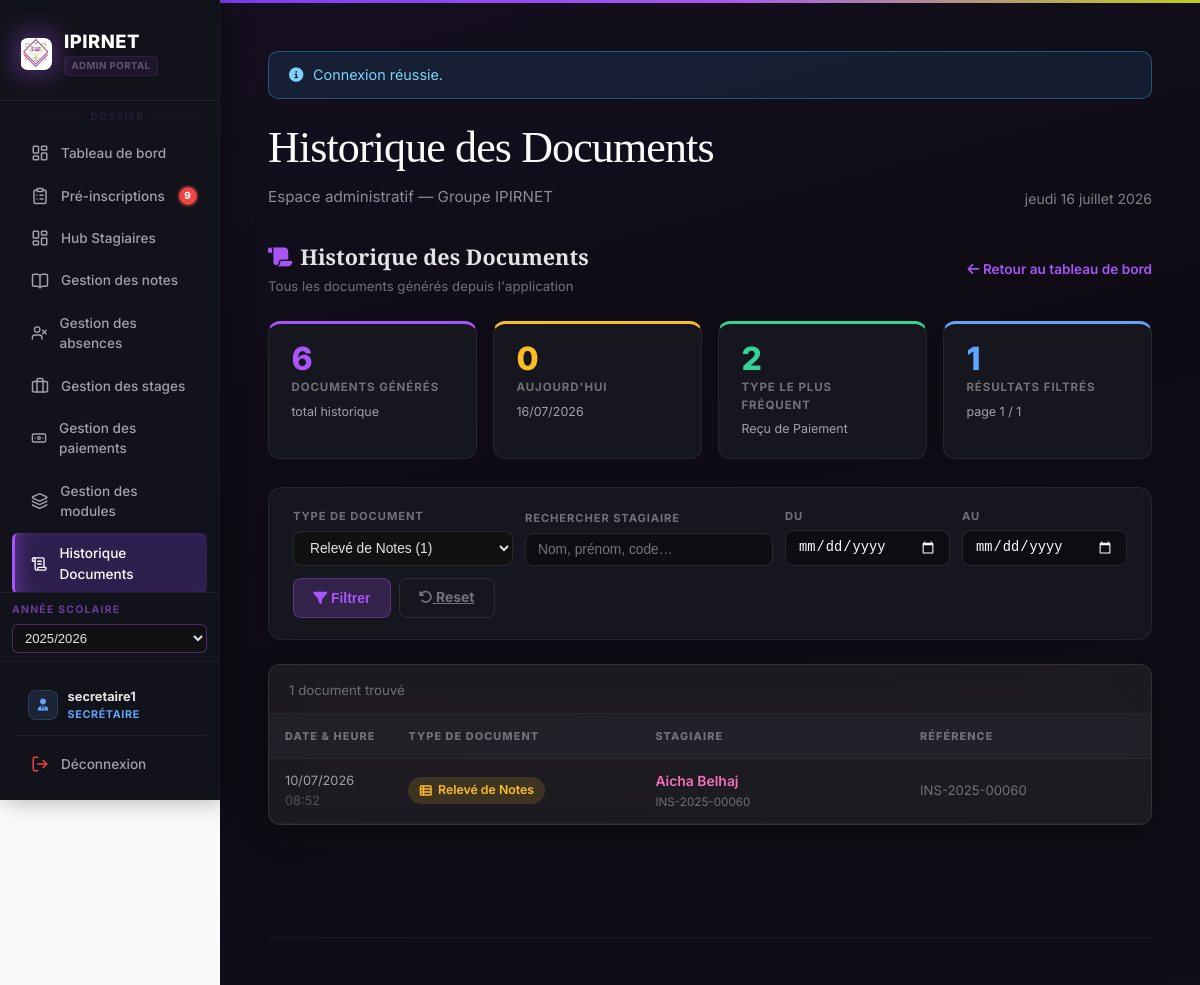
The app's page /gestion_des_stagiaires/historique_documents.php?type=releve_notes (signed in), older data.
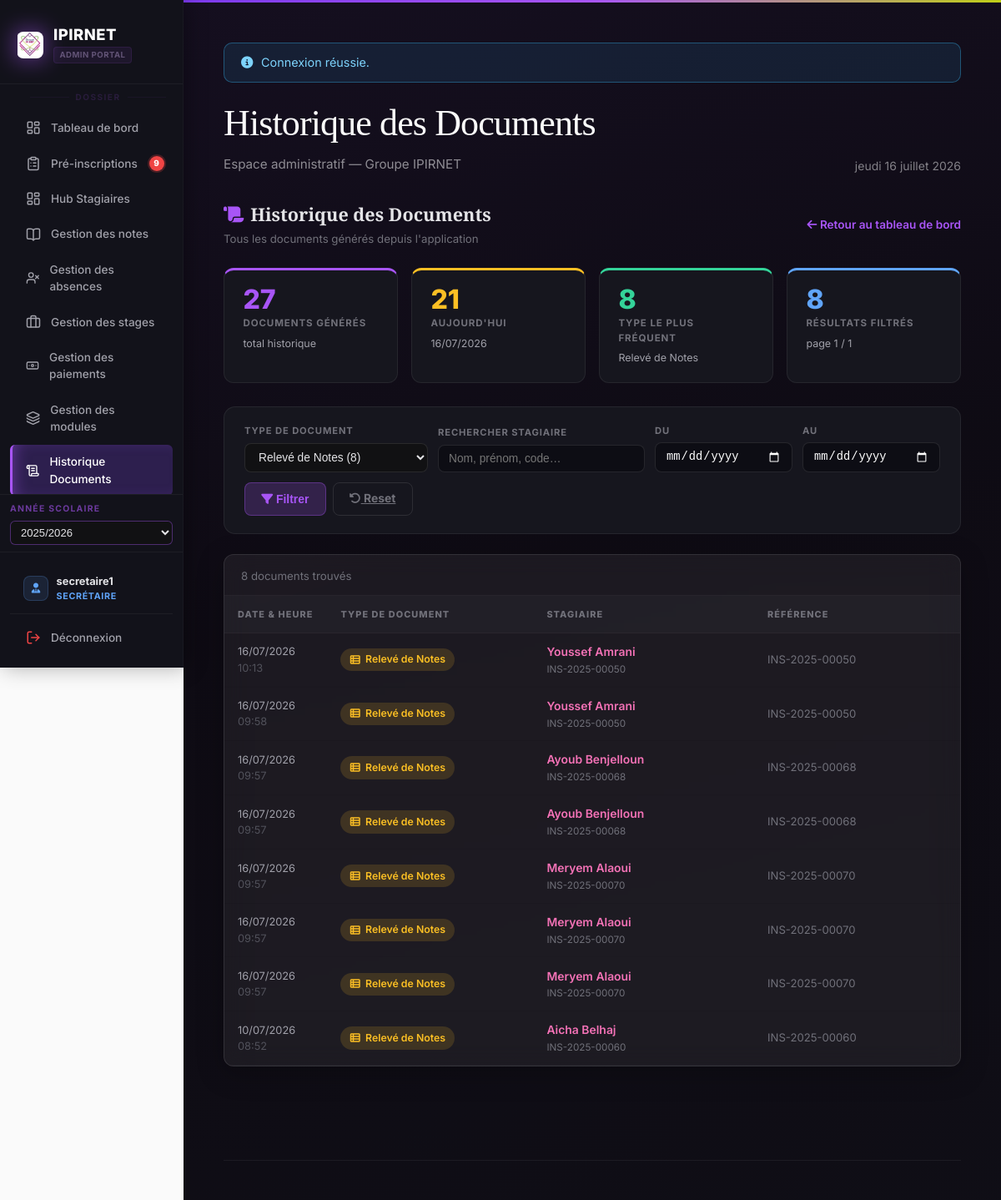
The same page, newer data.
### tables this page shows
CREATE TABLE `documents_generes` (
  `id_gen` int(10) UNSIGNED NOT NULL,
  `type_document` enum('certificat_scolarite','billet_excuse','etat_mensualites','releve_notes','bulletin','attestation_reussite','convention_stage','fiche_inscription','recu_paiement','fiche_preinscription','liste_stagiaires','etat_paiement','rapport_individuel','etat_paiements_annuel','autre') NOT NULL DEFAULT 'autre',
  `id_stagiaire` int(10) UNSIGNED NOT NULL,
  `reference` varchar(64) DEFAULT NULL,
  `genere_le` datetime NOT NULL DEFAULT current_timestamp()
);

CREATE TABLE `stagiaires` (
  `id_stagiaire` int(10) UNSIGNED NOT NULL,
  `num_inscri` varchar(32) NOT NULL,
  `cin` varchar(8) DEFAULT NULL,
  `nom` varchar(100) NOT NULL,
  `prenom` varchar(100) NOT NULL,
  `date_naissance` date DEFAULT NULL,
  `adresse` varchar(512) DEFAULT NULL,
  `email` varchar(255) DEFAULT NULL,
  `telephone` varchar(15) DEFAULT NULL,
  `telephone_parent` varchar(15) DEFAULT NULL COMMENT 'CDC fiche inscription',
  `nom_tuteur` varchar(255) DEFAULT NULL COMMENT 'Père ou tuteur',
  `sexe` varchar(1) NOT NULL DEFAULT 'M' COMMENT 'M = Masculin, F = Féminin',
  `photo` varchar(512) DEFAULT NULL,
  `date_inscription` date NOT NULL,
  `id_classe` int(10) UNSIGNED NOT NULL,
  `created_at` timestamp NOT NULL DEFAULT current_timestamp(),
  `updated_at` timestamp NULL DEFAULT NULL ON UPDATE current_timestamp(),
  `remise_mensuelle` decimal(10,2) NOT NULL DEFAULT 0.00
);

### gestion_des_stagiaires/includes/helpers.php (called while the page is built, shortened)
<?php
function gds_fix_text(string $texte): string
{
    if ($texte === '') {
        return $texte;
    }
    $texte = str_replace("\u{FFFD}", '?', $texte);
    $corrections = [
        "é" => "é",
        "è" => "è",
        "ê" => "ê",
        "ë" => "ë",
        "Sp?cialis?e"        => "Spécialisée",
        "sp?cialis?e"        => "spécialisée",
        "Sp?cialis?"         => "Spécialisé",
        "sp?cialis?"         => "spécialisé",
        "Sp?cialis"          => "Spécialis",
        "sp?cialis"          => "spécialis",
        "T?l?communication"  => "Télécommunication",
        "t?l?communication"  => "télécommunication",
        "T?l?phone"          => "Téléphone",
        "t?l?phone"          => "téléphone",
        "D?veloppement"      => "Développement",
        "d?veloppement"      => "développement",
        "D?velopper"         => "Développer",
        "d?velopper"         => "développer",
        "S?curit?"           => "Sécurité",
        "s?curit?"           => "sécurité",
        "?l?ves"             => "élèves",
        "?l?ve"              => "élève",
        "?tablissement"      => "établissement",
        "g?n?rale"           => "générale",
        "G?n?rale"           => "Générale",
        "g?n?ral"            => "général",
        "G?n?ral"            => "Général",
        "p?riode"            => "période",
        "P?riode"            => "Période",
        "g?n?ration"         => "génération",
        "G?n?ration"         => "Génération",
        "?veloppement"       => "éveloppement",
        "?velopper"          => "évelopper",
        "Donn?es"            => "Données",
        "donn?es"            => "données",
        "R?seau"             => "Réseau",
        "r?seau"             => "réseau",
        "Spécialis?e"        => "Spécialisée",
        "spécialis?e"        => "spécialisée",
        "Spécialis?"         => "Spécialisé",
        "spécialis?"         => "spécialisé",
        "stagi?re"           => "stagiaire",
        "?cole"              => "école",
        "P?dagogie"          => "Pédagogie",
        "p?dagogie"          => "pédagogie",
        "1?re"               => "1ère",
        "2?me"               => "2ème",
        "3?me"               => "3ème",
        "Ann?e"              => "Année",
        "ann?e"              => "année",
        "Â"                  => "",
    ];
    for ($passe = 0; $passe < 4; $passe++) {
        $resultat = strtr($texte, $corrections);
        if ($resultat === $texte) {
            break;
        }
        $texte = $resultat;
    }
    return $texte;
}
function h(string $texte): string
{
    return htmlspecialchars(gds_fix_text($texte), ENT_QUOTES | ENT_SUBSTITUTE, 'UTF-8');
}

### gestion_des_stagiaires/historique_documents.php (the view, shortened to what the rows shown need)
<?php
require __DIR__ . '/includes/bootstrap.php';
function libelleType(string $cleType, array $carteLabelTypes): string
{
    if (isset($carteLabelTypes[$cleType])) {
        return $carteLabelTypes[$cleType];
    }
    return trim($cleType) !== '' ? ucfirst(str_replace('_', ' ', $cleType)) : 'Inconnu';
}
$carteLabelTypes = [
    'certificat_scolarite' => 'Certificat de Scolarité',
    'billet_excuse'        => "Billet d'Excuse",
    'etat_mensualites'     => 'État des Mensualités',
    'fiche_inscription'    => "Fiche d'Inscription",
    'recu_paiement'        => 'Reçu de Paiement',
    'releve_notes'         => 'Relevé de Notes',
    'bulletin'             => 'Bulletin',
    'attestation_reussite' => 'Attestation de Réussite',
    'convention_stage'     => 'Convention de Stage',
    'fiche_preinscription' => 'Fiche de Pré-inscription',
    'liste_stagiaires'     => 'Liste des Stagiaires',
    'etat_paiement'        => 'État de Paiement',
    'rapport_individuel'   => 'Rapport Individuel',
    'autre'                => 'Autre',
];
$carteIconesTypes = [
    'certificat_scolarite' => ['fa-graduation-cap',        'rgba(168,85,247,0.15)',  '#a855f7'],
    'billet_excuse'        => ['fa-file-circle-exclamation','rgba(248,113,113,0.15)','#f87171'],
    'etat_mensualites'     => ['fa-file-invoice-dollar',   'rgba(16,185,129,0.15)',  '#10b981'],
    'fiche_inscription'    => ['fa-user-plus',             'rgba(96,165,250,0.15)',  '#60a5fa'],
    'recu_paiement'        => ['fa-receipt',               'rgba(52,211,153,0.15)',  '#34d399'],
    'releve_notes'         => ['fa-table-list',            'rgba(251,191,36,0.15)',  '#fbbf24'],
    'bulletin'             => ['fa-chart-bar',             'rgba(56,189,248,0.15)',  '#38bdf8'],
    'attestation_reussite' => ['fa-award',                 'rgba(74,222,128,0.15)',  '#4ade80'],
    'convention_stage'     => ['fa-briefcase',             'rgba(192,132,252,0.15)', '#c084fc'],
    'fiche_preinscription' => ['fa-clipboard-list',        'rgba(251,146,60,0.15)',  '#fb923c'],
    'liste_stagiaires'     => ['fa-users',                 'rgba(129,140,248,0.15)', '#818cf8'],
    'etat_paiement'        => ['fa-file-invoice',          'rgba(244,114,182,0.15)', '#f472b6'],
    'rapport_individuel'   => ['fa-file-lines',            'rgba(251,146,60,0.15)',  '#fb923c'],
    'autre'                => ['fa-file',                  'rgba(113,113,122,0.15)', '#71717a'],
];
$iconeParDefaut = ['fa-file', 'rgba(113,113,122,0.15)', '#71717a'];
$filtreType      = trim((string)($_GET['type'] ?? ''));
$pageCourante = max(1, (int)($_GET['p'] ?? 1));
$parPage      = 40;
$conditionsSql = ['1=1'];
$parametresSql = [];
if ($filtreType !== '') {
    $conditionsSql[] = 'd.type_document = ?';
    $parametresSql[] = $filtreType;
}
$clauseWhere = implode(' AND ', $conditionsSql);
$reqNombreTotal = $pdo->prepare(
    "SELECT COUNT(*)
       FROM documents_generes d
       JOIN stagiaires s ON s.id_stagiaire = d.id_stagiaire
      WHERE $clauseWhere"
);
$reqNombreTotal->execute($parametresSql);
$totalFiltres = (int)$reqNombreTotal->fetchColumn();
$totalPages   = max(1, (int)ceil($totalFiltres / $parPage));
$pageCourante = min($pageCourante, $totalPages);
$decalage     = ($pageCourante - 1) * $parPage;
$reqDocuments = $pdo->prepare(
    "SELECT d.id_gen, d.type_document, d.reference, d.genere_le,
            s.id_stagiaire, s.nom, s.prenom, s.num_inscri
       FROM documents_generes d
       JOIN stagiaires s ON s.id_stagiaire = d.id_stagiaire
      WHERE $clauseWhere
      ORDER BY d.id_gen DESC
      LIMIT $parPage OFFSET $decalage"
);
$reqDocuments->execute($parametresSql);
$listeDocuments = $reqDocuments->fetchAll();
require __DIR__ . '/includes/header.php';
?>
<div class="hist-shell">
    <div style="display:flex;align-items:center;justify-content:space-between;flex-wrap:wrap;gap:1rem;margin-bottom:1.5rem;">
        <div>
            <h1 style="font-size:1.35rem;font-weight:800;color:#e4e4e7;margin:0 0 0.2rem;">
                <i class="fa-solid fa-scroll" style="color:#a855f7;margin-right:0.5rem;"></i>Historique des Documents
            </h1>
        </div>
    </div>
    <div class="card" style="padding:0;overflow:hidden;">
        <?php if (empty($listeDocuments)): ?>
        <div class="hist-empty">
            <i class="fa-solid fa-scroll"></i>
            Aucun document trouvé pour ces critères.
        </div>
        <?php else: ?>
        <div class="hist-table-wrap">
            <table class="hist-table">
                <thead>
                    <tr>
                        <th style="width:14%;">Date &amp; heure</th>
                        <th style="width:28%;">Type de document</th>
                        <th style="width:30%;">Stagiaire</th>
                        <th>Référence</th>
                    </tr>
                </thead>
                <tbody>
                <?php foreach ($listeDocuments as $doc):
                    $cleType         = (string)$doc['type_document'];
                    $libelleDocument = libelleType($cleType, $carteLabelTypes);
                    $icone           = $carteIconesTypes[$cleType] ?? $iconeParDefaut;
                    $urlHubStagiaire = 'stagiaires.php?id=' . (int)$doc['id_stagiaire'];
                    $dateGeneration  = strtotime((string)$doc['genere_le']);
                ?>
                <tr>
                    <td style="color:#a1a1aa;font-size:0.8rem;white-space:nowrap;">
                        <?= date('d/m/Y', $dateGeneration) ?><br>
                        <span style="color:#52525b;"><?= date('H:i', $dateGeneration) ?></span>
                    </td>
                    <td>
                        <span class="doc-type-badge" style="background:<?= $icone[1] ?>;color:<?= $icone[2] ?>;">
                            <i class="fa-solid <?= $icone[0] ?>" style="font-size:0.75rem;"></i>
                            <?= h($libelleDocument) ?>
                        </span>
                    </td>
                    <td>
                        <a href="<?= $urlHubStagiaire ?>" class="stag-link" target="_blank">
                            <?= h(trim($doc['prenom'] . ' ' . $doc['nom'])) ?>
                        </a>
                        <?php if (!empty($doc['num_inscri'])): ?>
                        <div class="num-inscri"><?= h((string)$doc['num_inscri']) ?></div>
                        <?php endif; ?>
                    </td>
                    <td style="color:#71717a;font-size:0.82rem;">
                        <?= $doc['reference'] !== null
                            ? h((string)$doc['reference'])
                            : '<span style="color:#3f3f46;">—</span>' ?>
                    </td>
                </tr>
                <?php endforeach; ?>
                </tbody>
            </table>
        </div>
        <?php endif; ?>
    </div>
</div>
<?php require __DIR__ . '/includes/footer.php'; ?>

Row changes from the older to the newer data that the page shows:
added documents_generes: genere_le "16/07/2026", genere_le "10:13", type_document "Relevé de Notes", id_stagiaire.nom "Youssef Amrani", id_stagiaire.num_inscri "INS-2025-00050", reference "INS-2025-00050"
added documents_generes: genere_le "16/07/2026", genere_le "09:58", type_document "Relevé de Notes", id_stagiaire.nom "Youssef Amrani", id_stagiaire.num_inscri "INS-2025-00050", reference "INS-2025-00050"
added documents_generes: genere_le "16/07/2026", genere_le "09:57", type_document "Relevé de Notes", id_stagiaire.nom "Ayoub Benjelloun", id_stagiaire.num_inscri "INS-2025-00068", reference "INS-2025-00068"
added documents_generes: genere_le "16/07/2026", genere_le "09:57", type_document "Relevé de Notes", id_stagiaire.nom "Ayoub Benjelloun", id_stagiaire.num_inscri "INS-2025-00068", reference "INS-2025-00068"
added documents_generes: genere_le "16/07/2026", genere_le "09:57", type_document "Relevé de Notes", id_stagiaire.nom "Meryem Alaoui", id_stagiaire.num_inscri "INS-2025-00070", reference "INS-2025-00070"
added documents_generes: genere_le "16/07/2026", genere_le "09:57", type_document "Relevé de Notes", id_stagiaire.nom "Meryem Alaoui", id_stagiaire.num_inscri "INS-2025-00070", reference "INS-2025-00070"
added documents_generes: genere_le "16/07/2026", genere_le "09:57", type_document "Relevé de Notes", id_stagiaire.nom "Meryem Alaoui", id_stagiaire.num_inscri "INS-2025-00070", reference "INS-2025-00070"
Text that changed along with them:
$totalDocuments: "6" → "27"
$documentsAujourdhui: "0" → "21"
$nombreTypePlusFrequent: "2" → "8"
libelleType($codeTypePlusFrequent, $carteLabelTypes): "Reçu de Paiement" → "Relevé de Notes"
$totalFiltres: "1" → "8"
form field type: "Relevé de Notes (1)" → "Relevé de Notes (8)"
text now shown: "s s"
